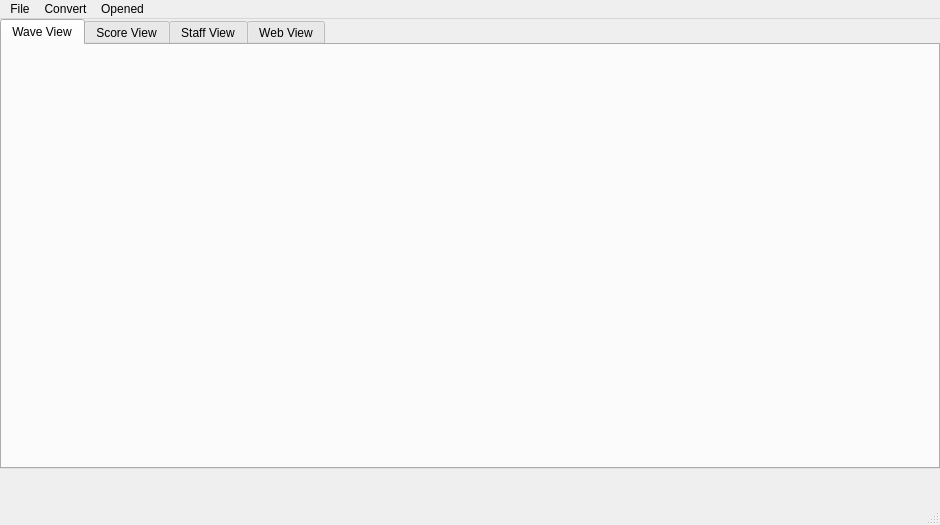
<?xml version="1.0" encoding="UTF-8"?>
<ui version="4.0">
 <class>QSWindow</class>
 <widget class="QMainWindow" name="QSWindow">
  <property name="geometry">
   <rect>
    <x>0</x>
    <y>0</y>
    <width>940</width>
    <height>525</height>
   </rect>
  </property>
  <property name="sizePolicy">
   <sizepolicy hsizetype="Fixed" vsizetype="Fixed">
    <horstretch>0</horstretch>
    <verstretch>0</verstretch>
   </sizepolicy>
  </property>
  <property name="minimumSize">
   <size>
    <width>940</width>
    <height>400</height>
   </size>
  </property>
  <property name="maximumSize">
   <size>
    <width>1500</width>
    <height>600</height>
   </size>
  </property>
  <property name="windowTitle">
   <string>Scoreur</string>
  </property>
  <widget class="QWidget" name="centralWidget">
   <widget class="QTabWidget" name="tabWidget">
    <property name="geometry">
     <rect>
      <x>0</x>
      <y>0</y>
      <width>940</width>
      <height>450</height>
     </rect>
    </property>
    <property name="tabPosition">
     <enum>QTabWidget::North</enum>
    </property>
    <property name="tabShape">
     <enum>QTabWidget::Rounded</enum>
    </property>
    <property name="currentIndex">
     <number>0</number>
    </property>
    <property name="usesScrollButtons">
     <bool>false</bool>
    </property>
    <property name="movable">
     <bool>true</bool>
    </property>
    <widget class="QWidget" name="wavTab">
     <attribute name="title">
      <string>Wave View</string>
     </attribute>
    </widget>
    <widget class="QWidget" name="scoreTab">
     <attribute name="title">
      <string>Score View</string>
     </attribute>
     <widget class="QScrollBar" name="verticalScrollBar">
      <property name="geometry">
       <rect>
        <x>910</x>
        <y>0</y>
        <width>20</width>
        <height>300</height>
       </rect>
      </property>
      <property name="sizePolicy">
       <sizepolicy hsizetype="Fixed" vsizetype="Minimum">
        <horstretch>0</horstretch>
        <verstretch>0</verstretch>
       </sizepolicy>
      </property>
      <property name="orientation">
       <enum>Qt::Vertical</enum>
      </property>
     </widget>
     <widget class="QTextEdit" name="scoreInput">
      <property name="geometry">
       <rect>
        <x>780</x>
        <y>10</y>
        <width>121</width>
        <height>261</height>
       </rect>
      </property>
     </widget>
     <widget class="QPushButton" name="btnToScore">
      <property name="geometry">
       <rect>
        <x>780</x>
        <y>270</y>
        <width>114</width>
        <height>32</height>
       </rect>
      </property>
      <property name="text">
       <string>PushButton</string>
      </property>
     </widget>
    </widget>
    <widget class="QWidget" name="staffTab">
     <attribute name="title">
      <string>Staff View</string>
     </attribute>
    </widget>
    <widget class="QWidget" name="webTab">
     <attribute name="title">
      <string>Web View</string>
     </attribute>
     <widget class="QTextBrowser" name="textBrowser">
      <property name="geometry">
       <rect>
        <x>100</x>
        <y>30</y>
        <width>761</width>
        <height>311</height>
       </rect>
      </property>
     </widget>
    </widget>
   </widget>
  </widget>
  <widget class="QMenuBar" name="menuBar">
   <property name="geometry">
    <rect>
     <x>0</x>
     <y>0</y>
     <width>940</width>
     <height>22</height>
    </rect>
   </property>
   <widget class="QMenu" name="menuQS">
    <property name="title">
     <string>File</string>
    </property>
    <addaction name="actionOpen_File"/>
    <addaction name="actionSave_File"/>
    <addaction name="actionSave_File_as"/>
    <addaction name="separator"/>
    <addaction name="actionClose"/>
   </widget>
   <widget class="QMenu" name="menuConvert">
    <property name="title">
     <string>Convert</string>
    </property>
    <addaction name="actionShow_specturm"/>
    <addaction name="separator"/>
    <addaction name="actionWav_to_score"/>
    <addaction name="actionScore_to_wav"/>
    <addaction name="separator"/>
    <addaction name="actionPreset"/>
   </widget>
   <widget class="QMenu" name="menuOpened">
    <property name="title">
     <string>Opened</string>
    </property>
    <addaction name="separator"/>
   </widget>
   <addaction name="menuQS"/>
   <addaction name="menuConvert"/>
   <addaction name="menuOpened"/>
  </widget>
  <widget class="QStatusBar" name="statusBar">
   <property name="toolTip">
    <string extracomment="Current Path: "/>
   </property>
  </widget>
  <action name="actionAbout_QS">
   <property name="text">
    <string>About QS</string>
   </property>
  </action>
  <action name="actionOpen_File">
   <property name="text">
    <string>Open File ...</string>
   </property>
  </action>
  <action name="actionSave_File">
   <property name="text">
    <string>Save File ...</string>
   </property>
  </action>
  <action name="actionHide">
   <property name="text">
    <string>Hide</string>
   </property>
  </action>
  <action name="actionExit">
   <property name="text">
    <string>Exit</string>
   </property>
  </action>
  <action name="actionWav_to_score">
   <property name="text">
    <string>wav to score</string>
   </property>
  </action>
  <action name="actionScore_to_wav">
   <property name="text">
    <string>score to wav</string>
   </property>
  </action>
  <action name="actionSave_File_as">
   <property name="text">
    <string>Save File as ...</string>
   </property>
  </action>
  <action name="actionPreset">
   <property name="text">
    <string>preset</string>
   </property>
  </action>
  <action name="actionShow_wave_form">
   <property name="text">
    <string>show wave form</string>
   </property>
  </action>
  <action name="actionShow_specturm">
   <property name="text">
    <string>show specturm</string>
   </property>
  </action>
  <action name="actionClose">
   <property name="text">
    <string>Close.</string>
   </property>
  </action>
 </widget>
 <layoutdefault spacing="6" margin="11"/>
 <resources/>
 <connections>
  <connection>
   <sender>actionOpen_File</sender>
   <signal>triggered()</signal>
   <receiver>statusBar</receiver>
   <slot>clearMessage()</slot>
   <hints>
    <hint type="sourcelabel">
     <x>-1</x>
     <y>-1</y>
    </hint>
    <hint type="destinationlabel">
     <x>469</x>
     <y>389</y>
    </hint>
   </hints>
  </connection>
 </connections>
</ui>
